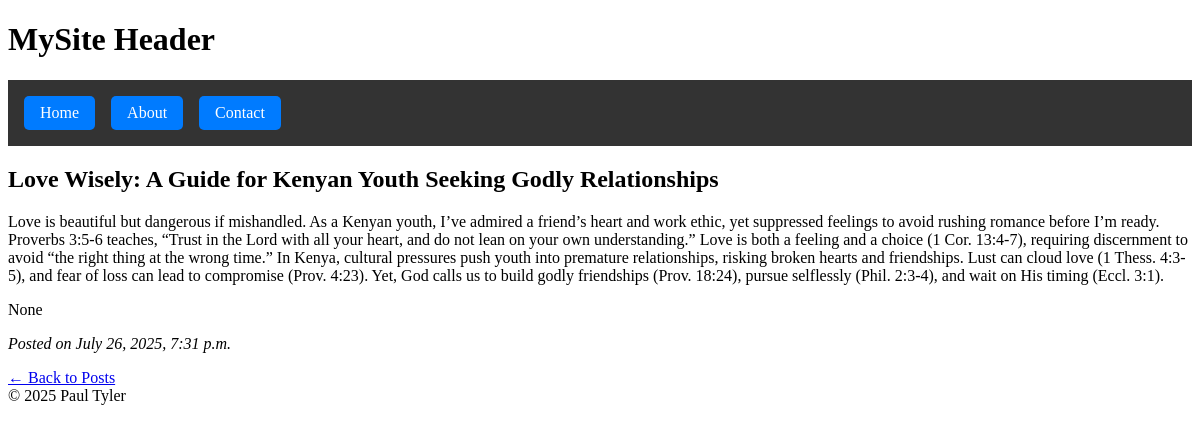
/blog/5/, run on the app's committed database.
### home/models.py (models this page shows)
class Post(models.Model):
    title = models.CharField(max_length=200)
    author = models.CharField(max_length=90, null=True)
    content = models.TextField()
    created_at = models.DateTimeField(auto_now_add=True)

### home/views.py (the view)
# urls.py: path('blog/<int:pk>/', PostDetailView.as_view(), name='post-detail'),
class PostDetailView(DetailView):
    model = Post
    template_name = 'home/post_detail.html'
    context_object_name = 'post'

### home/templates/home/post_detail.html
{% extends 'home/base.html' %}
{% block content %}
  <h2>{{ post.title }}</h2>
  <p>{{ post.content }}</p>
  <p>{{ post.author }}</p>
  <p><i>Posted on {{ post.created_at }}</i></p>
  <a href="{% url 'post-list' %}">← Back to Posts</a>
{% endblock %}

### data on the page
Post: title "Love Wisely: A Guide for Kenyan Youth Seeking Godly Relationships", content "Love is beautiful but dangerous if mishandled. As a Kenyan youth, I’ve admired a friend’s heart and work ethic, yet suppressed feelings to avoid rushing romance before I’m ready. Proverbs 3:5-6 teaches, “Trust in the Lord with all your heart, and do not lean on your own understanding.” Love is both a feeling and a choice (1 Cor. 13:4-7), requiring discernment to avoid “the right thing at the wrong time.” In Kenya, cultural pressures push youth into premature relationships, risking broken hearts and friendships. Lust can cloud love (1 Thess. 4:3-5), and fear of loss can lead to compromise (Prov. 4:23). Yet, God calls us to build godly friendships (Prov. 18:24), pursue selflessly (Phil.…", author "None", created_at "July 26, 2025, 7:31 p.m."
